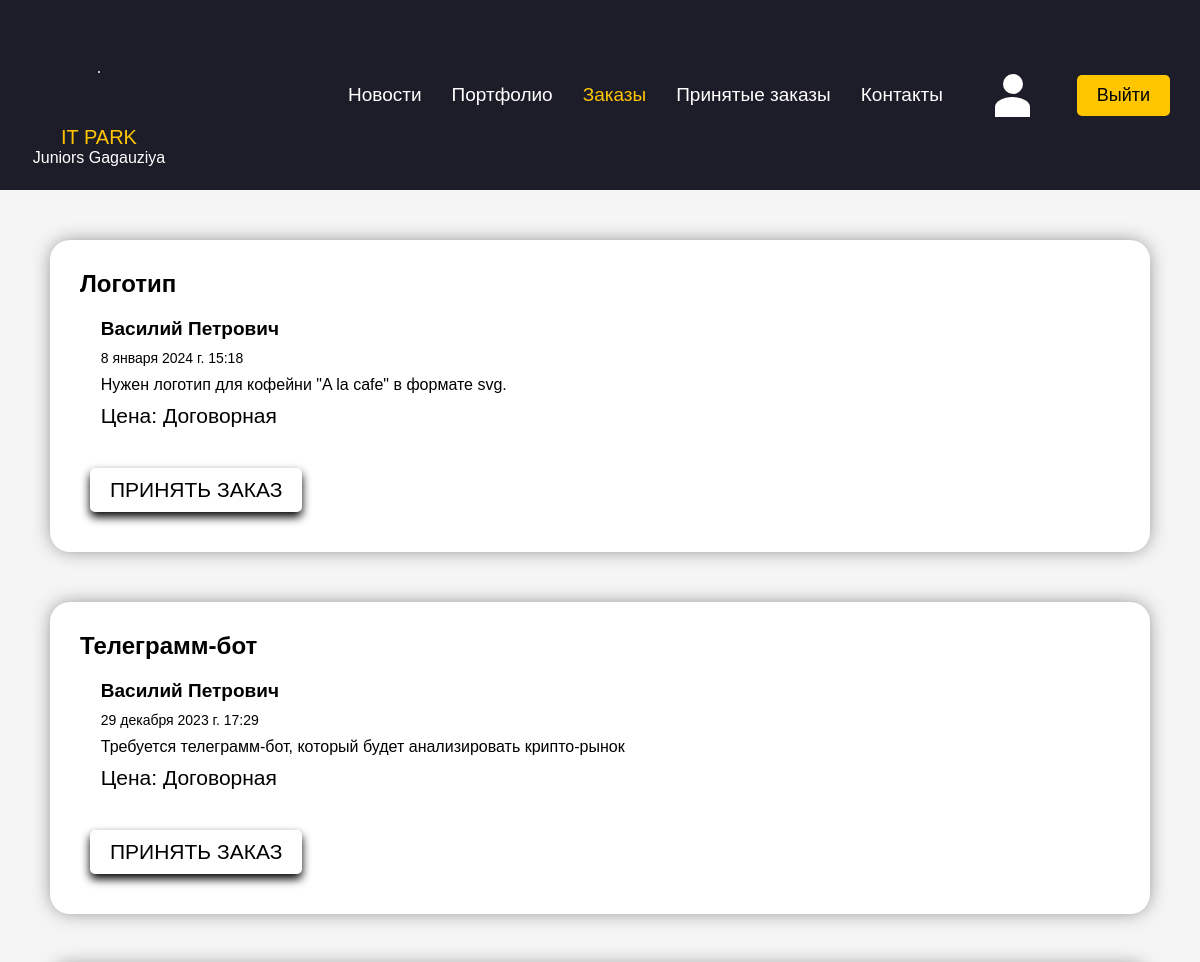
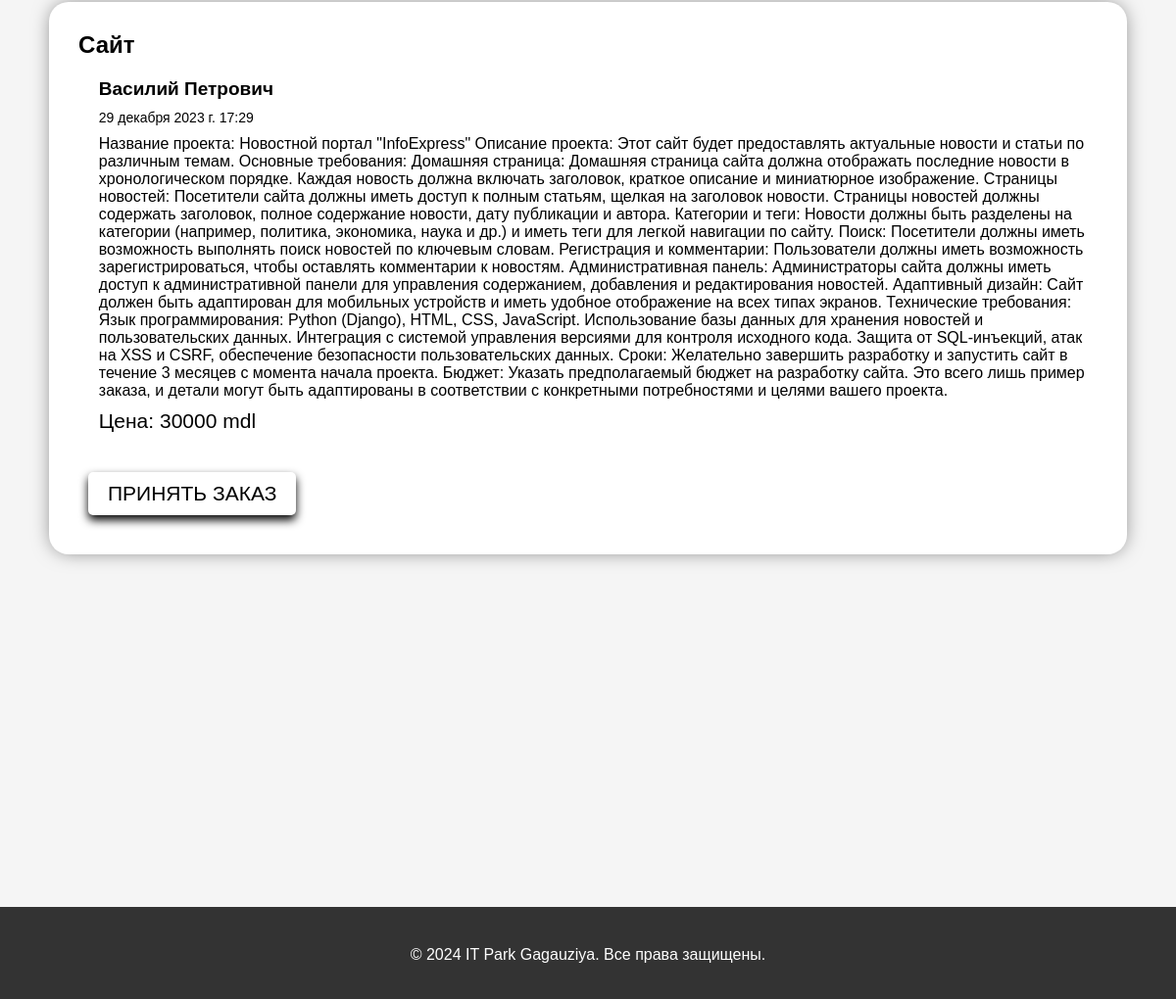
Screenshot of /programmer/view_orders/ (signed in) with the database file from the repository (2 pictures, top to bottom).
### customer/models.py (models this page shows, shortened)
class Order(models.Model):
    order_id = models.IntegerField(default=1)
    title = models.CharField(max_length=250)
    full_subscription = models.TextField()
    price = models.IntegerField(default=0)
    user = models.ForeignKey(User, on_delete=models.CASCADE, related_name='customer_orders')
    programmer = models.ForeignKey(User,
                                   on_delete=models.SET_NULL, null=True,
                                   blank=True, related_name='programmer_orders')
    created = models.DateTimeField(auto_now_add=True)
    updated = models.DateTimeField(auto_now=True)
    taken = models.DateTimeField(null=True, blank=True)

### programmer/views.py (the view)
# urls.py: path('view_orders/', views.view_orders, name='view_orders'),
@user_passes_test(lambda u: u.groups.filter(name='Программист').exists())
def view_orders(request):
    orders = Order.objects.filter(programmer_id=None).order_by('-created')
    return render(request, 'programmer/view_orders.html', {'orders': orders})

### programmer/templates/programmer/view_orders.html (shortened to what this page needs)
{% extends "programmer/base.html" %}
{% load static %}
{% block content %}
    {% if orders %}
    {% for order in orders %}
    <div class="order-container">
        <div class="order-title"><a href="{% url 'programmer:order_detail' order_id=order.id %}">{{ order.title }}</a></div>
        <div class="order-line">
            <div class="order-author"> {{ order.user.first_name }} {{ order.user.last_name }} </div>
            <div class="last-update"> {{ order.updated }}</div>
        </div>
        <div class="order-body"> {{ order.full_subscription }} </div>
        {% if order.price %}
            <div class="order-price">Цена: {{ order.price }} mdl</div>
        {% else %}
            <div class="order-price">Цена: Договорная</div>
        {% endif %}
        <form method="post" action="{% url 'programmer:take_order' %}">
        <div class="buttons_">
            <div class="take">
                <button type="submit">Принять заказ</button>
            </div>
        </div>
        </form>
    </div>
    {% endfor %}
    {% else %}
        <h1>Новых заказов нет!</h1>
    {% endif %}
{% endblock %}

### programmer/static/programmer/css/styles.css (style rules this page uses)
body { margin: 0; padding: 0; background-color: #f5f5f5; font-family: 'Lucida Sans', 'Lucida Sans Regular', 'Lucida Grande', 'Lucida Sans Unicode', Geneva, Verdana, sans-serif; }
:root { --animation-duration: 1600; }
form { margin-left: 40%; }
.order-container { margin: 50px; background-color: white; padding: 30px; border-radius: 20px; box-shadow: 0px 0px 19px -3px rgba(0,0,0,0.5); }
.order-container a { text-decoration: none; color: black; }
.order-price, .order-author, .last-update, .order-body { margin-left: 2%; margin-top: 10px; }
.order-title { font-weight: bold; font-size: 24px; }
.order-price { font-size: 21px; }
.order-author { font-weight: bold; font-size: 19px; margin-top: 20px; }
.last-update { font-size: 14px; color: black; }
.buttons_ { padding: 20px 10px 10px 10px; }
.order-container form { padding: 0; margin: 0; }
button { all: unset; }
.take button { margin-top: 20px; color: black; border-radius: 5px; font-size: 21px; text-decoration: None; text-transform: uppercase; padding: 10px 20px; transition: 0.3s; box-shadow: 0px 5px 10px black; }

### rows the page displays
Order: title "Логотип", user.first_name "Василий", user.last_name "Петрович", updated "8 января 2024 г. 15:18", full_subscription "Нужен логотип для кофейни \"A la cafe\" в формате svg.", price "Цена: Договорная"
Order: title "Телеграмм-бот", user.first_name "Василий", user.last_name "Петрович", updated "29 декабря 2023 г. 17:29", full_subscription "Требуется телеграмм-бот, который будет анализировать крипто-рынок", price "Цена: Договорная"
Order: title "Сайт", user.first_name "Василий", user.last_name "Петрович", updated "29 декабря 2023 г. 17:29", full_subscription "Название проекта: Новостной портал \"InfoExpress\" Описание проекта: Этот сайт будет предоставлять актуальные новости и статьи по различным темам. Основные требования: Домашняя страница: Домашняя страница сайта должна отображать последние новости в хронологическом порядке. Каждая новость должна включать заголовок, краткое описание и миниатюрное изображение. Страницы новостей: Посетители сайта должны иметь доступ к полным статьям, щелкая на заголовок новости. Страницы новостей должны содержать заголовок, полное содержание новости, дату публикации и автора. Категории и теги: Новости должны быть разделены на категории (например, политика, экономика, наука и др.) и иметь теги для легкой навигации…", price "30000"
